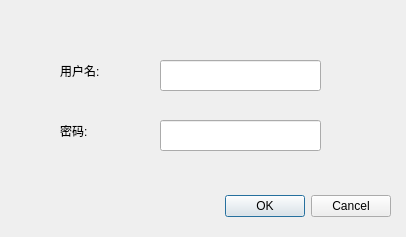
<?xml version="1.0" encoding="UTF-8"?>
<ui version="4.0">
 <class>login</class>
 <widget class="QDialog" name="login">
  <property name="geometry">
   <rect>
    <x>0</x>
    <y>0</y>
    <width>406</width>
    <height>237</height>
   </rect>
  </property>
  <property name="windowTitle">
   <string>Dialog</string>
  </property>
  <widget class="QDialogButtonBox" name="buttonBox">
   <property name="geometry">
    <rect>
     <x>50</x>
     <y>190</y>
     <width>341</width>
     <height>32</height>
    </rect>
   </property>
   <property name="orientation">
    <enum>Qt::Horizontal</enum>
   </property>
   <property name="standardButtons">
    <set>QDialogButtonBox::Cancel|QDialogButtonBox::Ok</set>
   </property>
  </widget>
  <widget class="QLabel" name="label">
   <property name="geometry">
    <rect>
     <x>60</x>
     <y>50</y>
     <width>81</width>
     <height>41</height>
    </rect>
   </property>
   <property name="text">
    <string>用户名:</string>
   </property>
  </widget>
  <widget class="QLabel" name="label_2">
   <property name="geometry">
    <rect>
     <x>60</x>
     <y>110</y>
     <width>81</width>
     <height>41</height>
    </rect>
   </property>
   <property name="text">
    <string>密码:</string>
   </property>
  </widget>
  <widget class="QLineEdit" name="lineEdit">
   <property name="geometry">
    <rect>
     <x>160</x>
     <y>60</y>
     <width>161</width>
     <height>31</height>
    </rect>
   </property>
  </widget>
  <widget class="QLineEdit" name="lineEdit_2">
   <property name="geometry">
    <rect>
     <x>160</x>
     <y>120</y>
     <width>161</width>
     <height>31</height>
    </rect>
   </property>
   <property name="echoMode">
    <enum>QLineEdit::Password</enum>
   </property>
  </widget>
 </widget>
 <resources/>
 <connections>
  <connection>
   <sender>buttonBox</sender>
   <signal>accepted()</signal>
   <receiver>login</receiver>
   <slot>accept()</slot>
   <hints>
    <hint type="sourcelabel">
     <x>248</x>
     <y>254</y>
    </hint>
    <hint type="destinationlabel">
     <x>157</x>
     <y>274</y>
    </hint>
   </hints>
  </connection>
  <connection>
   <sender>buttonBox</sender>
   <signal>rejected()</signal>
   <receiver>login</receiver>
   <slot>reject()</slot>
   <hints>
    <hint type="sourcelabel">
     <x>316</x>
     <y>260</y>
    </hint>
    <hint type="destinationlabel">
     <x>286</x>
     <y>274</y>
    </hint>
   </hints>
  </connection>
 </connections>
</ui>
